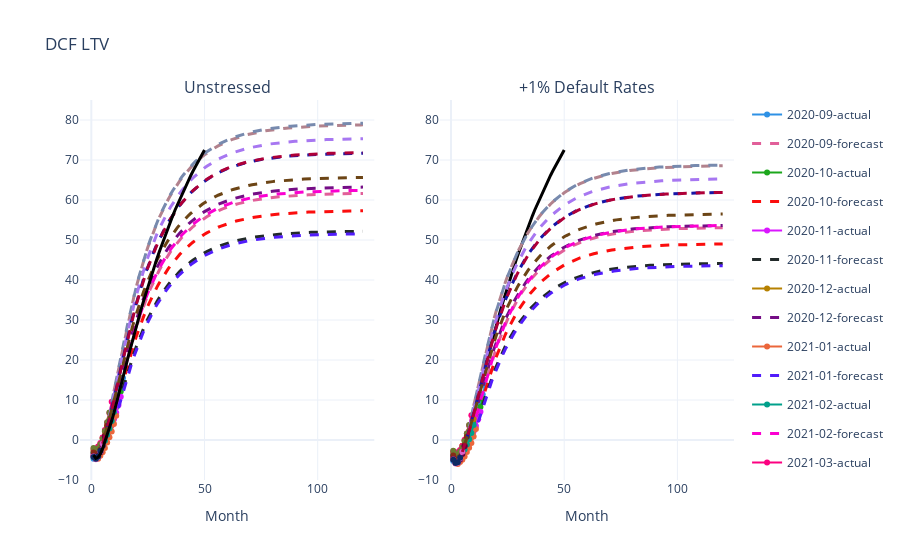

The cell this chart's notebook holds for it:
### Code cell
colors = {i: c for i, c in enumerate(plotly.colors.qualitative.Dark24)}
# add additional colors
color_size = len(colors)
for i, c in enumerate(plotly.colors.qualitative.Light24):
    colors[i+color_size] = c

fig = make_subplots(rows=1, cols=2, shared_xaxes=True,
                   subplot_titles=('Unstressed', '+1% Default Rates'))

param = 'cumulative_dcf_ltv_per_original'

# LEFT PLOT
curves1=[]
for cohort in m1.forecast.cohort.unique():
    c_data = m1.forecast[m1.forecast.cohort == cohort]
    for dtype in c_data.data_type.unique():
        output = c_data[c_data.data_type == dtype][param]

        output.name = cohort + '-' + dtype

        curves1.append(output)
    
for i, cohort in enumerate(curves1):
    c = colors[i]
    if 'forecast' in cohort.name:
        fig.add_trace(go.Scatter(name=cohort.name, x=cohort.index, y=cohort, mode='lines',
                                 line=dict(width=3, dash='dash', color=c), legendgroup=f'{i}'), row=1, col=1)
    else:
        if cohort.notnull().any():
            fig.add_trace(go.Scatter(name=cohort.name, x=cohort.index, y=cohort, mode='markers+lines',
                                     line=dict(width=2, color=c), legendgroup=f'{i}'), row=1, col=1)

expected = m1.ltv_expected.cumulative_ltv_per_original

fig.add_trace(go.Scatter(name='expected', x=expected.index, y=expected, 
                         line=dict(color='black', width=3), legendgroup='e'), row=1, col=1)
fig.add_trace(go.Scatter(name='expected', x=expected.index, y=expected, 
                        line=dict(color='black', width=3), legendgroup='e', showlegend=False), row=1, col=2)

# RIGHT PLOT
curves2=[]
for cohort in m2.forecast.cohort.unique():
    c_data = m2.forecast[m2.forecast.cohort == cohort]
    for dtype in c_data.data_type.unique():
        output = c_data[c_data.data_type == dtype][param]

        output.name = cohort + '-' + dtype

        curves2.append(output)
        
for i, cohort in enumerate(curves2):
    c = colors[i]
    if 'forecast' in cohort.name:
        fig.add_trace(go.Scatter(name=cohort.name, x=cohort.index, y=cohort, mode='lines',
                                 line=dict(width=3, dash='dash', color=c), legendgroup=f'{i}', showlegend=False), row=1, col=2,)
    else:
        if cohort.notnull().any():
            fig.add_trace(go.Scatter(name=cohort.name, x=cohort.index, y=cohort, mode='markers+lines',
                                     line=dict(width=2, color=c), legendgroup=f'{i}', showlegend=False), row=1, col=2)

fig.update_layout(title='DCF LTV')
fig.layout.xaxis.title='Month'
fig.layout.xaxis2.title='Month'
fig.update_yaxes(range=[-10, 85])
fig.update_xaxes(range=[-5,125])

fig.show()
